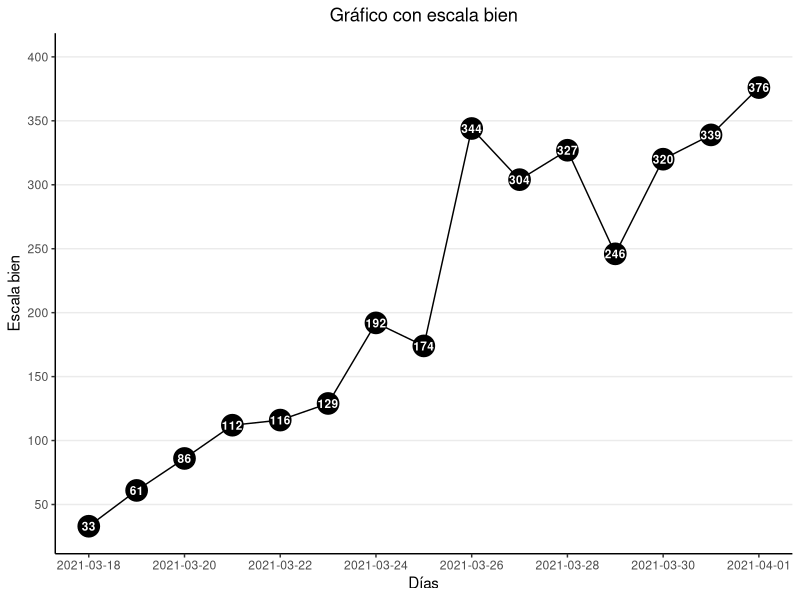
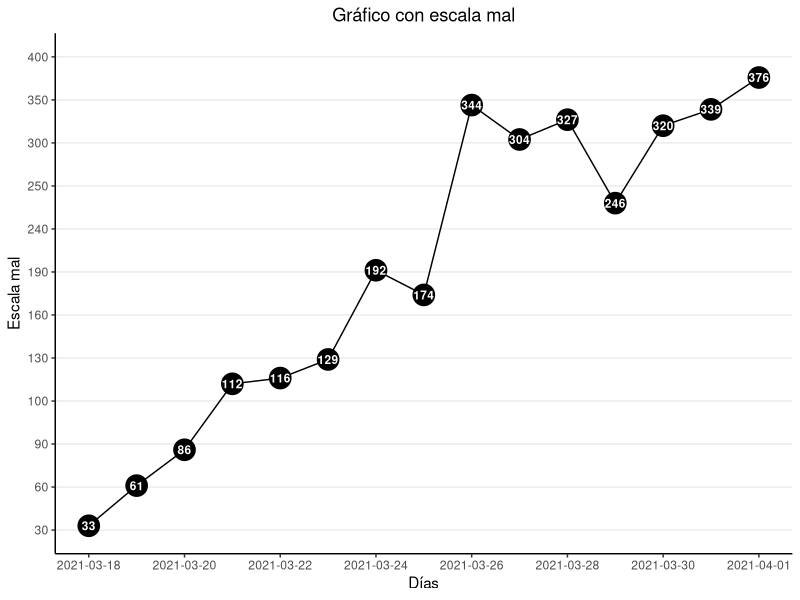

The R source for these figures, in order:
## ---- chunk 1
# Carga de paquetes
library(lubridate)
library(dplyr)
library(ggplot2)

# Valores del gráfico
valores <- c(33, 61, 86, 112, 116, 129, 192, 174,
             344, 304, 327, 246, 320, 339, 376)
dias <- seq(ymd("2021-03-18"), ymd("2021-04-01"), by = 1)

# Construcción del gráfico
data.frame(dias, valores) %>%
  ggplot(aes(x = dias, y = valores, label = valores)) + 
  geom_line() +
  geom_point(size = 7) +
  geom_text(col = "white", size = 3, fontface = "bold") + 
  scale_y_continuous(name = "Escala bien",
                     limits = c(30, 400),
                     breaks = seq(0, 400, 50)) + 
  scale_x_date(name = "Días",
               breaks = seq(ymd("2021-03-18"), ymd("2021-04-01"), by = 2)) + 
  ggtitle("Gráfico con escala bien") + 
  theme_classic() + 
  theme(plot.title = element_text(hjust = 0.5),
        panel.grid.major.y = element_line())
## ---- chunk 2
escala_mal <- c(30, 60, 90, 100, 130, 160, 190, 240, 250, 300, 350, 400)
valores_mal <- c()

for(i in 1:length(valores)){
  # Encontramos el intervalo donde pertenece el valor
  for(j in 1:length(escala_mal)){
    if(valores[i] < escala_mal[j]){
      # Extremos del intervalo transformado
      i_inf <- escala_mal[j - 1]
      i_sup <- escala_mal[j]
      # Calculamos el nuevo valor y lo añadimos al vector
      valor_i_nuevo <- j - ((i_sup - valores[i]) / (i_sup - i_inf))
      valores_mal <- c(valores_mal, valor_i_nuevo)
      break()
    }
  }
}

print(valores_mal)
## ---- chunk 3
# Construcción del gráfico
data.frame(dias, valores_mal, valores) %>%
  ggplot(aes(x = dias, y = valores_mal, label = valores)) + 
  geom_line() +
  geom_point(size = 7) +
  geom_text(col = "white", size = 3, fontface = "bold") + 
  scale_y_continuous(name = "Escala mal", 
                     limits = c(1, 12),
                     breaks = 1:12,
                     labels = escala_mal) + 
  scale_x_date(name = "Días",
               breaks = seq(ymd("2021-03-18"), ymd("2021-04-01"), by = 2)) + 
  ggtitle("Gráfico con escala mal") + 
  theme_classic() + 
  theme(plot.title = element_text(hjust = 0.5),
        panel.grid.major.y = element_line())
